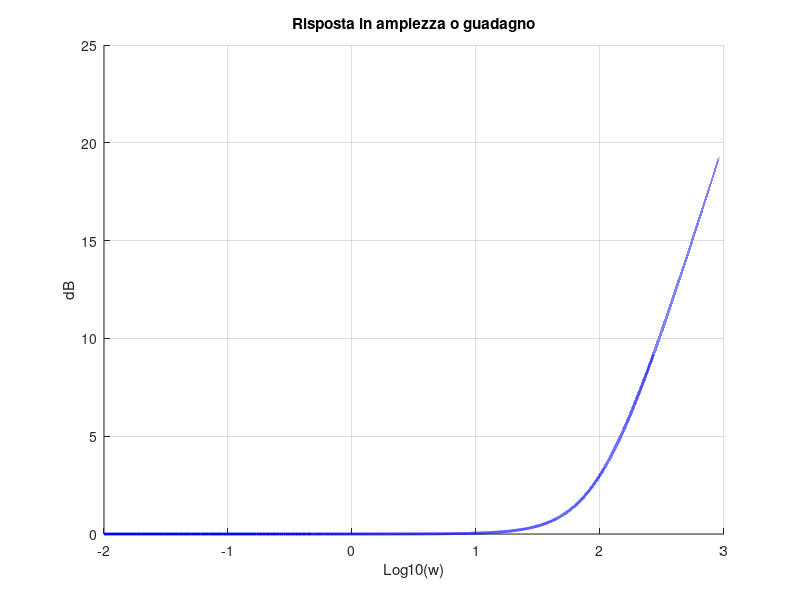

Here is the MATLAB script that generated this plot:

w = 0.01:0.01:10^3;
tau = 0.01;


G = abs(1+w*tau*i);
GdB = 20*log10(G);

h = figure(1);
title('Risposta in ampiezza o guadagno');
xlabel('Log10(w)');
ylabel('dB');
hold on;
grid on;

plot(log10(w), GdB, 'b','linewidth',2);
